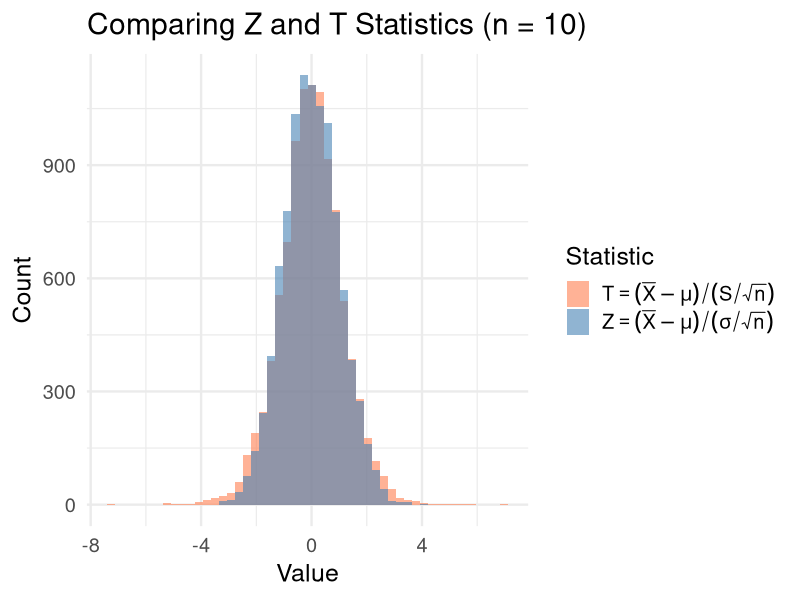
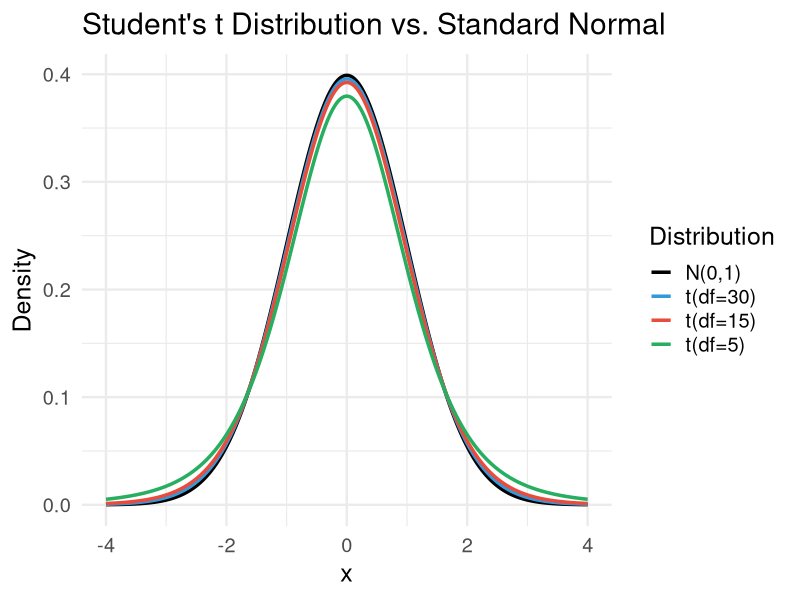
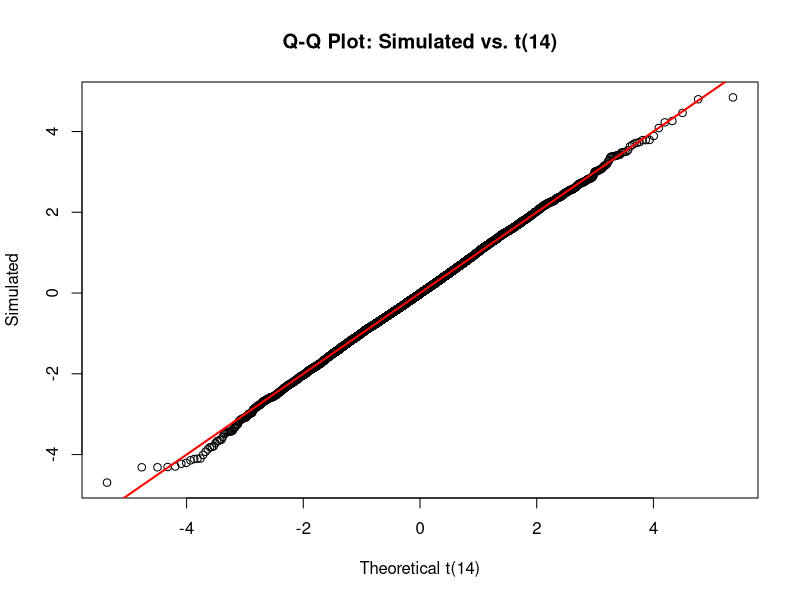
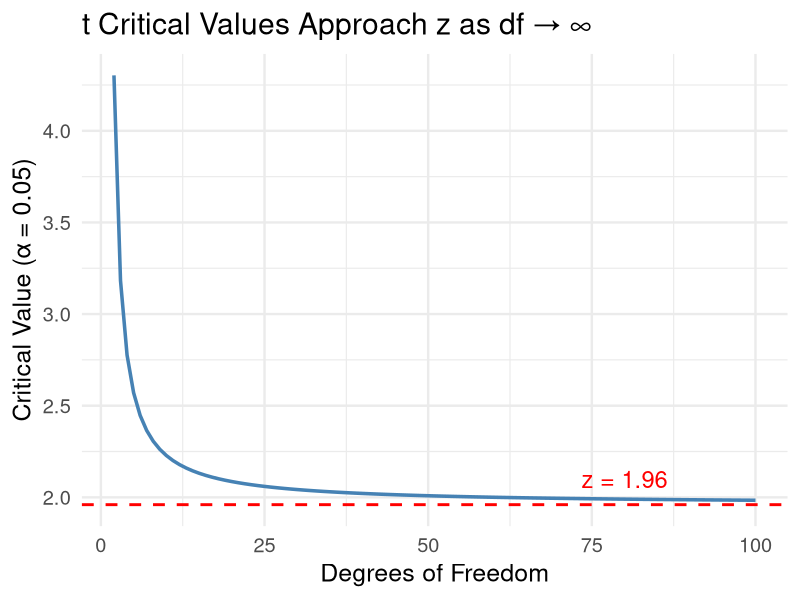
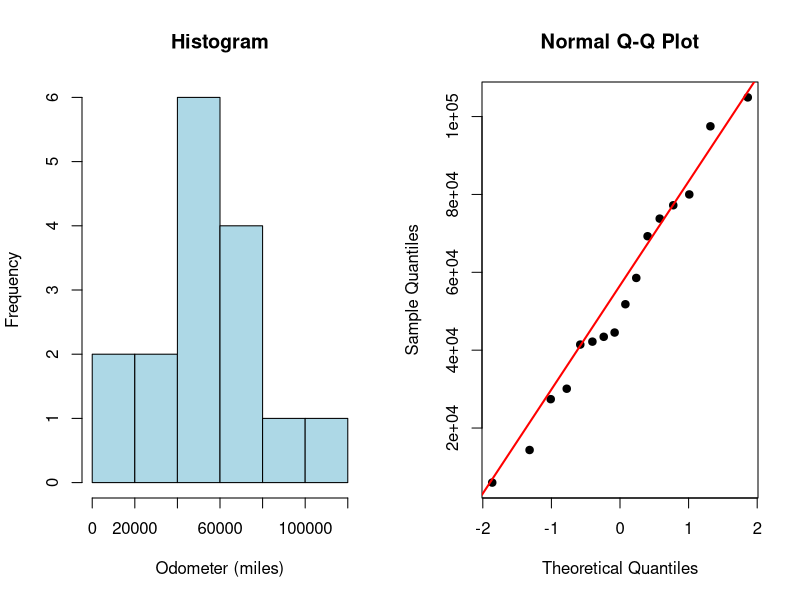
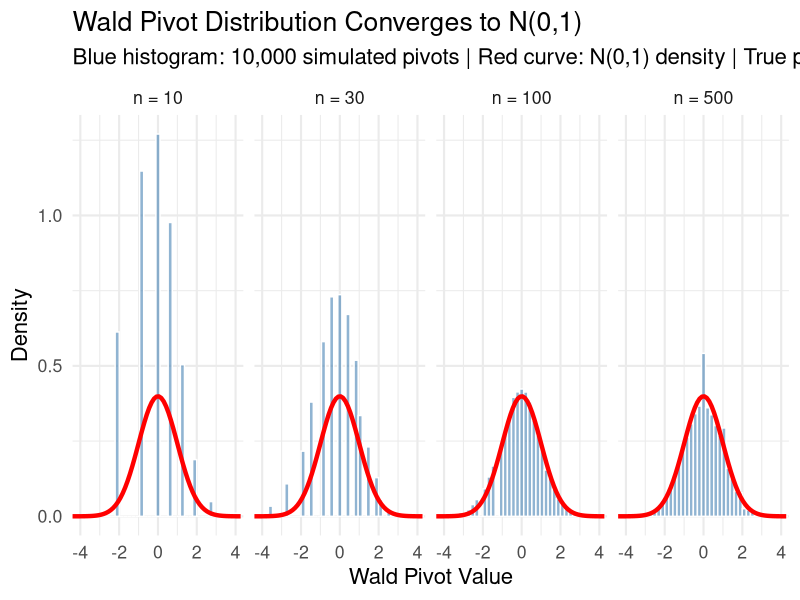
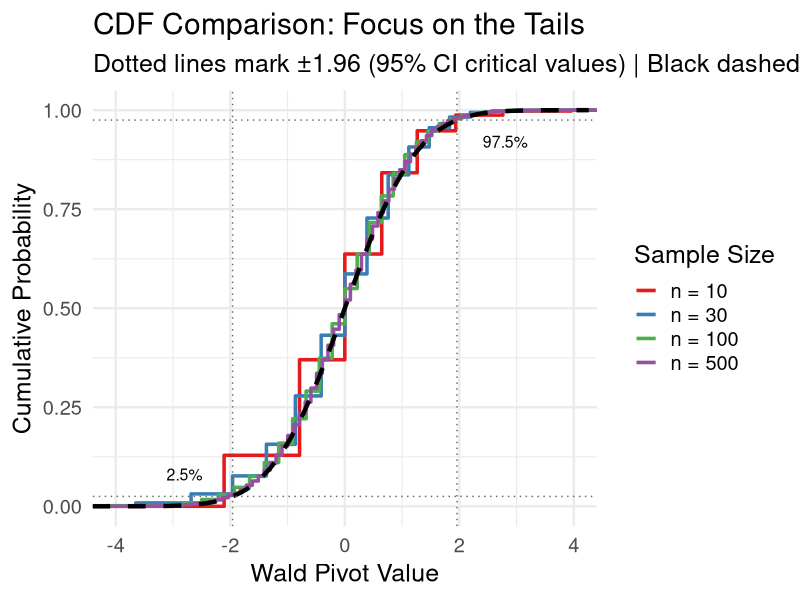
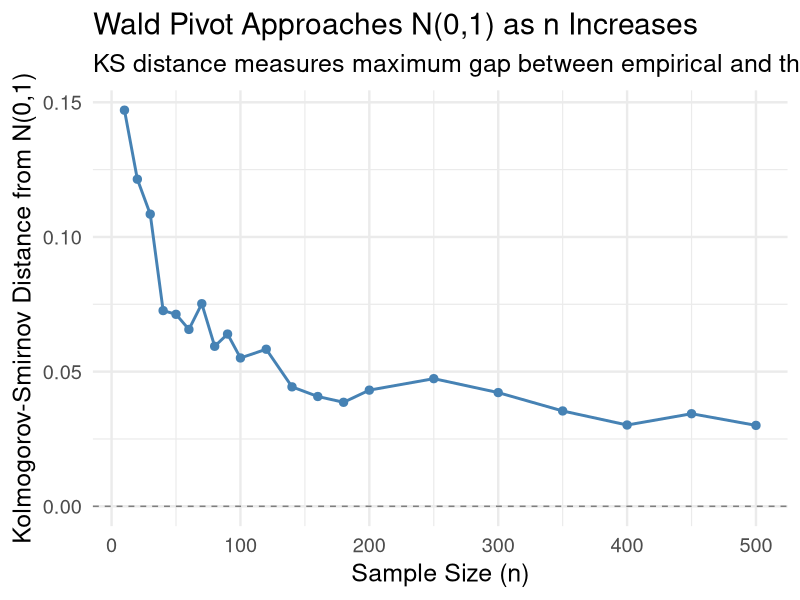

Here is the R script that generated these plots, in order:
## ---- chunk 1
#| label: setup
#| include: false
library(tidyverse)
library(broom)
set.seed(42)
theme_set(theme_minimal(base_size = 18))
## ---- chunk 2
#| code-fold: true
#| fig-height: 6
set.seed(551)
n_sim <- 10000
n <- 10
true_mu <- 0
true_sigma <- 1

# Simulate both Z and T statistics
sim_data <- tibble(
  Z = replicate(n_sim, {
    x <- rnorm(n, true_mu, true_sigma)
    (mean(x) - true_mu) / (true_sigma / sqrt(n))
  }),
  T = replicate(n_sim, {
    x <- rnorm(n, true_mu, true_sigma)
    (mean(x) - true_mu) / (sd(x) / sqrt(n))
  })
) |>
  pivot_longer(everything(), names_to = "statistic", values_to = "value")

sim_data |>
  ggplot(aes(x = value, fill = statistic)) +
  geom_histogram(bins = 50, alpha = 0.6, position = "identity") +
  scale_fill_manual(
    values = c("Z" = "steelblue", "T" = "coral"),
    labels = c(
      T = expression(T == (bar(X) - mu) / (S / sqrt(n))),
      Z = expression(Z == (bar(X) - mu) / (sigma / sqrt(n)))
    )
  ) +
  labs(x = "Value", y = "Count", 
       title = "Comparing Z and T Statistics (n = 10)",
       fill = "Statistic") +
  theme_minimal(base_size = 18)
## ---- chunk 3
#| code-fold: true
#| fig-height: 6
tibble(x = seq(-4, 4, by = 0.01)) |>
  mutate(
    normal = dnorm(x),
    t_5 = dt(x, df = 5),
    t_15 = dt(x, df = 15),
    t_30 = dt(x, df = 30)
  ) |>
  pivot_longer(-x, names_to = "distribution", values_to = "density") |>
  mutate(distribution = factor(distribution, 
                               levels = c("normal", "t_30", "t_15", "t_5"),
                               labels = c("N(0,1)", "t(df=30)", "t(df=15)", "t(df=5)"))) |>
  ggplot(aes(x = x, y = density, color = distribution)) +
  geom_line(linewidth = 1.2) +
  scale_color_manual(values = c("black", "#3498db", "#e74c3c", "#27ae60")) +
  labs(x = "x", y = "Density", color = "Distribution",
       title = "Student's t Distribution vs. Standard Normal") +
  theme_minimal(base_size = 18) +
  theme(legend.position = "right")
## ---- chunk 4
#| echo: true
#| fig-height: 6.5
# Verify that (X̄ - μ)/(S/√n) follows t distribution
set.seed(551)
n <- 15
t_stats <- replicate(10000, {
  x <- rnorm(n, mean = 25, sd = 7)
  (mean(x) - 25) / (sd(x) / sqrt(n))
})

# Compare to theoretical t distribution
qqplot(qt(ppoints(10000), df = n - 1), t_stats, 
       main = "Q-Q Plot: Simulated vs. t(14)", 
       xlab = "Theoretical t(14)", ylab = "Simulated")
abline(0, 1, col = "red", lwd = 2)
## ---- chunk 5
# Compare z and t critical values for 95% CI
z_crit <- qnorm(0.975)

df_values <- c(5, 10, 20, 30, 50, 100, Inf)
t_crits <- qt(0.975, df = df_values)

tibble(
  df = c("5", "10", "20", "30", "50", "100", "∞ (z)"),
  t_critical = round(c(head(t_crits, -1), z_crit), 3)
)
## ---- chunk 6
#| echo: false
#| fig-height: 6
tibble(df = 2:100) |>
  mutate(t_crit = qt(0.975, df)) |>
  ggplot(aes(x = df, y = t_crit)) +
  geom_line(linewidth = 1.2, color = "steelblue") +
  geom_hline(yintercept = qnorm(0.975), linetype = "dashed", color = "red", linewidth = 1) +
  annotate("text", x = 80, y = 2.1, label = "z = 1.96", color = "red", size = 6) +
  labs(x = "Degrees of Freedom", y = "Critical Value (α = 0.05)",
       title = "t Critical Values Approach z as df → ∞") +
  theme_minimal(base_size = 18)
## ---- chunk 7
odometer <- c(80000, 30100, 97500, 58551, 73787, 51800, 69267, 44530,
              42192, 104920, 41442, 27418, 43436, 77219, 5991, 14362)

n <- length(odometer)
xbar <- mean(odometer)
s <- sd(odometer)

cat("Sample size:", n, "\n")
cat("Sample mean:", round(xbar, 1), "miles\n")
cat("Sample SD:", round(s, 1), "miles\n")
## ---- chunk 8
alpha <- 0.05
t_crit <- qt(1 - alpha/2, df = n - 1)

cat("t critical value (df=15):", round(t_crit, 3), "\n")

se <- s / sqrt(n)
margin <- t_crit * se

cat("Standard error:", round(se, 1), "\n")
cat("Margin of error:", round(margin, 1), "\n\n")

cat("95% CI: (", round(xbar - margin, 1), ",", round(xbar + margin, 1), ")")
## ---- chunk 9
#| fig-height: 5
par(mfrow = c(1, 2))
hist(odometer, main = "Histogram", xlab = "Odometer (miles)", col = "lightblue")
qqnorm(odometer, main = "Normal Q-Q Plot", pch = 19)
qqline(odometer, col = "red", lwd = 2)
## ---- chunk 10
# Simulated BP data (mmHg)
bp <- c(118, 124, 131, 127, 122, 119, 128, 135, 121, 126,
        130, 124, 129, 133, 120, 125, 127, 132, 123, 128,
        126, 131, 122, 129, 125)

n <- length(bp)
xbar <- mean(bp)
s <- sd(bp)

# 95% CI
t_crit <- qt(0.975, df = n - 1)
se <- s / sqrt(n)
ci <- c(xbar - t_crit * se, xbar + t_crit * se)

cat("Sample mean:", round(xbar, 1), "mmHg\n")
cat("Sample SD:", round(s, 1), "mmHg\n")
cat("95% CI: (", round(ci[1], 1), ",", round(ci[2], 1), ") mmHg")
## ---- chunk 11
# The easy way to compute t confidence intervals
t.test(bp, conf.level = 0.95)
## ---- chunk 12
# Tidy output with broom
library(broom)

t.test(bp, conf.level = 0.95) |> 
  tidy() |> 
  select(estimate, conf.low, conf.high, statistic, p.value)
## ---- chunk 13
n <- 41
dbar <- 2.08
s <- 7.88

t_alpha <- qt(0.95, df = n - 1)  # One-sided!
se <- s / sqrt(n)

lower_bound <- dbar - t_alpha * se

cat("95% lower confidence bound:", round(lower_bound, 2), "\n")
cat("Is the mean change necessarily positive? ", 
    ifelse(lower_bound > 0, "Yes", "No"))
## ---- chunk 14
n <- 20; xbar <- 4.2; s <- 1.8

# 95% CI
t95 <- qt(0.975, df = n - 1)
ci95 <- xbar + c(-1, 1) * t95 * s / sqrt(n)

# 90% CI  
t90 <- qt(0.95, df = n - 1)
ci90 <- xbar + c(-1, 1) * t90 * s / sqrt(n)

cat("95% CI:", round(ci95, 2), "\n")
cat("90% CI:", round(ci90, 2))
## ---- chunk 15
#| echo: false
#| fig-height: 6.5
set.seed(551)
p_true <- 0.3
n_values <- c(10, 30, 100, 500)
n_sim <- 10000

# Simulate Wald pivot for various sample sizes
sim_wald_pivot <- function(n, p, n_sim) {

  replicate(n_sim, {
    x <- rbinom(1, n, p)
    p_hat <- x / n
    if (p_hat > 0 & p_hat < 1) {
      (p_hat - p) / sqrt(p_hat * (1 - p_hat) / n)
    } else {
      NA
    }
  })
}

# Generate data for all sample sizes
pivot_data <- map_dfr(n_values, ~{
  pivots <- sim_wald_pivot(.x, p_true, n_sim)
  tibble(n = .x,
         n_label = paste0("n = ", .x),
         pivot = pivots[!is.na(pivots)])
})

# Overlaid density plots
pivot_data |>
  mutate(n_label = factor(n_label, levels = paste0("n = ", n_values))) |>
  ggplot(aes(x = pivot)) +
  geom_histogram(aes(y = after_stat(density)), bins = 60, 
                 fill = "steelblue", alpha = 0.6, color = "white") +
  stat_function(fun = dnorm, color = "red", linewidth = 1.5) +
  facet_wrap(~n_label, nrow = 1) +
  coord_cartesian(xlim = c(-4, 4)) +
  labs(x = "Wald Pivot Value",
       y = "Density",
       title = "Wald Pivot Distribution Converges to N(0,1)",
       subtitle = "Blue histogram: 10,000 simulated pivots | Red curve: N(0,1) density | True p = 0.3") +
  theme_minimal(base_size = 16)
## ---- chunk 16
#| echo: false
#| fig-height: 6
# Focus on the tails - this is what matters for confidence intervals
pivot_data |>
  mutate(n_label = factor(n_label, levels = paste0("n = ", n_values))) |>
  ggplot(aes(x = pivot, color = n_label)) +
  stat_ecdf(linewidth = 1.2) +
  stat_function(fun = pnorm, color = "black", linewidth = 1.5, linetype = "dashed") +
  # Add reference lines at critical values

  geom_vline(xintercept = c(-1.96, 1.96), linetype = "dotted", color = "gray40") +
  geom_hline(yintercept = c(0.025, 0.975), linetype = "dotted", color = "gray40") +
  annotate("text", x = -2.8, y = 0.08, label = "2.5%", size = 4) +
  annotate("text", x = 2.8, y = 0.92, label = "97.5%", size = 4) +
  scale_color_brewer(palette = "Set1") +
  coord_cartesian(xlim = c(-4, 4)) +
  labs(x = "Wald Pivot Value",
       y = "Cumulative Probability",
       title = "CDF Comparison: Focus on the Tails",
       subtitle = "Dotted lines mark ±1.96 (95% CI critical values) | Black dashed: N(0,1)",
       color = "Sample Size") +
  theme_minimal(base_size = 18) +
  theme(legend.position = "right")
## ---- chunk 17
#| echo: false
#| fig-height: 5.5
set.seed(551)
# Calculate KS distance for many sample sizes
n_sequence <- c(seq(10, 100, by = 10), seq(120, 200, by = 20), seq(250, 500, by = 50))
n_sim <- 3000

ks_results <- map_dfr(n_sequence, function(n) {
  pivots <- sim_wald_pivot(n, p_true, n_sim)
  pivots <- pivots[!is.na(pivots)]
  ks_stat <- ks.test(pivots, "pnorm")$statistic
  tibble(n = n, ks_distance = ks_stat)
})

ks_results |>
  ggplot(aes(x = n, y = ks_distance)) +
  geom_line(linewidth = 1, color = "steelblue") +
  geom_point(size = 2.5, color = "steelblue") +
  geom_hline(yintercept = 0, linetype = "dashed", color = "gray50") +
  labs(x = "Sample Size (n)",
       y = "Kolmogorov-Smirnov Distance from N(0,1)",
       title = "Wald Pivot Approaches N(0,1) as n Increases",
       subtitle = "KS distance measures maximum gap between empirical and theoretical CDF") +
  theme_minimal(base_size = 18)
## ---- chunk 18
#| echo: false
#| fig-height: 5.5
# Focus on the percentiles that matter for 95% CIs: 2.5% and 97.5%
set.seed(551)
critical_comparison <- map_dfr(n_sequence, function(n) {
  pivots <- sim_wald_pivot(n, p_true, n_sim)
  pivots <- pivots[!is.na(pivots)]
  tibble(
    n = n,
    `Lower (2.5%)` = quantile(pivots, 0.025),
    `Upper (97.5%)` = quantile(pivots, 0.975)
  )
}) |>
  pivot_longer(-n, names_to = "Percentile", values_to = "Empirical")

# Add theoretical values
theoretical_vals <- tibble(
  Percentile = c("Lower (2.5%)", "Upper (97.5%)"),
  Theoretical = c(qnorm(0.025), qnorm(0.975))
)

critical_comparison |>
  left_join(theoretical_vals, by = "Percentile") |>
  ggplot(aes(x = n, y = Empirical, color = Percentile)) +
  geom_line(linewidth = 1.2) +
  geom_point(size = 2) +
  geom_hline(aes(yintercept = Theoretical, color = Percentile), 
             linetype = "dashed", linewidth = 1) +
  scale_color_manual(values = c("Lower (2.5%)" = "#e74c3c", "Upper (97.5%)" = "#3498db")) +
  labs(x = "Sample Size (n)",
       y = "Critical Value",
       title = "Empirical Critical Values Converge to ±1.96",
       subtitle = "Solid lines: simulated | Dashed lines: theoretical N(0,1) values") +
  theme_minimal(base_size = 18) +
  theme(legend.position = "right")
## ---- chunk 19
#| echo: false
#| fig-height: 5.5
set.seed(551)
p_true <- 0.3
n_values <- c(20, 50, 100, 500)

sim_ratio <- function(n, p, n_sim = 5000) {
  replicate(n_sim, {
    x <- rbinom(1, n, p)
    p_hat <- x/n
    if (p_hat > 0 & p_hat < 1) {
      sqrt(p*(1-p)) / sqrt(p_hat*(1-p_hat))
    } else {
      NA
    }
  })
}

ratio_data <- map_dfr(n_values, ~{
  tibble(n = paste0("n = ", .x), 
         ratio = sim_ratio(.x, p_true))
}) |> 
  filter(!is.na(ratio))

ratio_data |> 
  ggplot(aes(x = ratio)) +
  geom_histogram(bins = 40, fill = "steelblue", alpha = 0.7) +
  geom_vline(xintercept = 1, color = "red", linewidth = 1.2, linetype = "dashed") +
  facet_wrap(~n, scales = "free_y") +
  labs(x = expression(sqrt(p(1-p)) / sqrt(hat(p)(1-hat(p)))),
       y = "Count",
       title = "Ratio of True SE to Estimated SE Concentrates at 1",
       subtitle = "True p = 0.3") +
  theme_minimal(base_size = 16)
## ---- chunk 20
#| echo: false
#| fig-height: 6
# Simulate coverage probability for Wald interval
set.seed(551)
n_sim <- 10000
n <- 100

coverage_wald <- function(p, n, n_sim = 10000) {
  mean(replicate(n_sim, {
    x <- rbinom(1, n, p)
    p_hat <- x/n
    se <- sqrt(p_hat * (1 - p_hat) / n)
    lower <- p_hat - 1.96 * se
    upper <- p_hat + 1.96 * se
    lower < p & p < upper
  }))
}

p_values <- seq(0.05, 0.95, by = 0.05)
coverage <- sapply(p_values, coverage_wald, n = 100)

tibble(p = p_values, coverage = coverage) |>
  ggplot(aes(x = p, y = coverage)) +
  geom_line(linewidth = 1.2, color = "steelblue") +
  geom_point(size = 3, color = "steelblue") +
  geom_hline(yintercept = 0.95, linetype = "dashed", color = "red", linewidth = 1) +
  labs(x = "True Proportion p", y = "Coverage Probability",
       title = "Coverage Probability of 95% Wald Interval (n = 100)",
       subtitle = "Dashed line shows nominal 95% level") +
  theme_minimal(base_size = 18) +
  ylim(0.85, 1)
## ---- chunk 21
#| echo: false
#| fig-height: 5.5
# Compare coverage of Wald vs Score
coverage_score <- function(p, n, n_sim = 10000) {
  mean(replicate(n_sim, {
    x <- rbinom(1, n, p)
    ci <- prop.test(x, n, conf.level = 0.95, correct = FALSE)$conf.int
    ci[1] < p & p < ci[2]
  }))
}

p_values <- seq(0.05, 0.95, by = 0.05)
coverage_w <- sapply(p_values, coverage_wald, n = 50)
coverage_s <- sapply(p_values, coverage_score, n = 50)

tibble(p = rep(p_values, 2),
       coverage = c(coverage_w, coverage_s),
       method = rep(c("Wald", "Score"), each = length(p_values))) |>
  ggplot(aes(x = p, y = coverage, color = method)) +
  geom_line(linewidth = 1.2) +
  geom_point(size = 3) +
  geom_hline(yintercept = 0.95, linetype = "dashed", color = "gray50") +
  scale_color_manual(values = c("Wald" = "coral", "Score" = "steelblue")) +
  labs(x = "True Proportion p", y = "Coverage Probability",
       title = "Coverage Comparison: Wald vs Score (n = 50)",
       color = "Method") +
  theme_minimal(base_size = 18)
## ---- chunk 22
x <- 23; n <- 40; p_hat <- x/n
cat("Sample proportion:", p_hat, "\n\n")

# Wald interval
se_wald <- sqrt(p_hat * (1 - p_hat) / n)
wald_ci <- p_hat + c(-1, 1) * 1.96 * se_wald

# Agresti-Coull interval
n_tilde <- n + 4
p_tilde <- (x + 2) / n_tilde
se_ac <- sqrt(p_tilde * (1 - p_tilde) / n_tilde)
ac_ci <- p_tilde + c(-1, 1) * 1.96 * se_ac

cat("Wald 95% CI:          (", round(wald_ci[1], 3), ",", round(wald_ci[2], 3), ")\n")
cat("Agresti-Coull 95% CI: (", round(ac_ci[1], 3), ",", round(ac_ci[2], 3), ")")
## ---- chunk 23
# Score (Wilson) interval in R
prop.test(x = 23, n = 40, conf.level = 0.95, correct = FALSE)
## ---- chunk 24
# Tidy output with broom
prop.test(x = 23, n = 40, conf.level = 0.95, correct = FALSE) |> 
  tidy() |> 
  select(estimate, conf.low, conf.high, statistic, p.value, method)
## ---- chunk 25
#| echo: true
compare_proportion_cis <- function(x, n, conf = 0.95) {
  p_hat <- x/n
  z <- qnorm(1 - (1-conf)/2)
  
  # Wald
  se_w <- sqrt(p_hat * (1-p_hat) / n)
  wald <- p_hat + c(-1, 1) * z * se_w
  
  # Agresti-Coull
  p_ac <- (x + 2) / (n + 4)
  se_ac <- sqrt(p_ac * (1-p_ac) / (n + 4))
  agresti <- p_ac + c(-1, 1) * z * se_ac
  
  # Score (Wilson)
  score <- prop.test(x, n, conf.level = conf, correct = FALSE)$conf.int
  
  tibble(Method = c("Wald", "Agresti-Coull", "Score"),
         Lower = c(wald[1], agresti[1], score[1]),
         Upper = c(wald[2], agresti[2], score[2]))
}

compare_proportion_cis(23, 40)
## ---- chunk 26
x <- 8; n <- 200

# Score interval
result <- prop.test(x, n, conf.level = 0.95, correct = FALSE)
cat("Point estimate:", x/n, "=", round(x/n * 100, 1), "%\n")
cat("95% Score CI:", round(result$conf.int * 100, 2), "%")
## ---- chunk 27
# What if only 2 of 50 patients have adverse events?
x <- 2; n <- 50; p_hat <- x/n

# Wald can give negative lower bound!
se_wald <- sqrt(p_hat * (1-p_hat) / n)
wald_ci <- p_hat + c(-1, 1) * 1.96 * se_wald

cat("Wald 95% CI:  (", round(wald_ci[1], 4), ",", round(wald_ci[2], 4), ")\n")

# Score interval stays in [0,1]
score_ci <- prop.test(x, n, conf.level = 0.95, correct = FALSE)$conf.int
cat("Score 95% CI: (", round(score_ci[1], 4), ",", round(score_ci[2], 4), ")")
## ---- chunk 28
x <- 25; n <- 25

# Wald gives silly result
p_hat <- x/n
se_wald <- sqrt(p_hat * (1-p_hat) / n)  # This is 0!
cat("Wald 95% CI: (1, 1) — just the point estimate!\n\n")

# Score interval is much better
score_ci <- prop.test(x, n, conf.level = 0.95, correct = FALSE)$conf.int
cat("Score 95% CI: (", round(score_ci[1], 3), ",", round(score_ci[2], 3), ")")
## ---- chunk 29
b <- 0.03  # margin of error
z <- qnorm(0.975)

# Conservative (p = 0.5)
n_conservative <- z^2 * 0.25 / b^2
cat("Conservative sample size:", ceiling(n_conservative), "\n")

# If we believe p ≈ 0.10 from prior studies
n_informed <- z^2 * 0.10 * 0.90 / b^2
cat("Informed sample size (p ≈ 0.10):", ceiling(n_informed))
## ---- chunk 30
#| echo: false
#| fig-height: 5
tibble(p = seq(0.05, 0.95, by = 0.01)) |>
  mutate(n = qnorm(0.975)^2 * p * (1-p) / 0.03^2) |>
  ggplot(aes(x = p, y = n)) +
  geom_line(linewidth = 1.2, color = "steelblue") +
  geom_hline(yintercept = qnorm(0.975)^2 * 0.25 / 0.03^2, 
             linetype = "dashed", color = "red") +
  annotate("text", x = 0.8, y = 1100, label = "Conservative (p = 0.5)", color = "red", size = 5) +
  labs(x = "Assumed Proportion p", y = "Required Sample Size",
       title = "Sample Size for 95% CI with Margin ≤ 3%") +
  theme_minimal(base_size = 18)
## ---- chunk 31
# 12 adverse events in 150 patients
x <- 12; n <- 150

# 95% upper bound using Score method
result <- prop.test(x, n, conf.level = 0.95, 
                    alternative = "less", correct = FALSE)
cat("Point estimate:", round(x/n * 100, 1), "%\n")
cat("95% upper bound:", round(result$conf.int[2] * 100, 1), "%")
